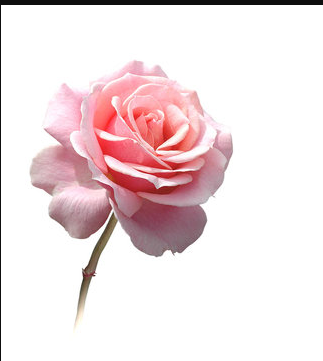
#> input picture Rose1.png, 323 x 361 px
$ jupyter execute intensity_transformation1.ipynb
#> lines starting #> are read from the running program, lines starting #| are printed output that depends on the picture
## Python program for point transformations
**Image negative, log transformations, and power-law transformations.**

[cell 1]
import numpy as np
import matplotlib.pyplot as plt
from matplotlib.image import imread
from pathlib import Path

[cell 2]
# Read and display image
image_path = Path('Rose1.png')
I0 = imread(image_path)
#> I0 is the input picture: shape (361, 323, 4) float32; mean R, G, B, A 0.941, 0.883, 0.89, 1

[cell 3]
# Convert to grayscale and normalize to [0, 1]
import cv2

# mannually convert to grayscale
I = 0.299 * I0[:, :, 0] + 0.587 * I0[:, :, 1] + 0.114 * I0[:, :, 2]
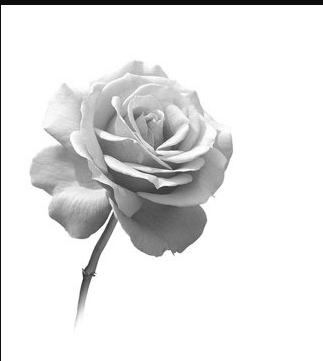
#> I: shape (361, 323) float32; min 0.0549, max 1, mean 0.901

[cell 4]
plt.subplots(1, 2, figsize=(12, 6))
plt.subplot(1, 2, 1)
plt.imshow(I0)
plt.title('Original Image')
plt.axis('off')

plt.subplot(1, 2, 2)
plt.imshow(I, cmap='gray')
plt.title('Grayscale Image')
plt.axis('off')
plt.show()
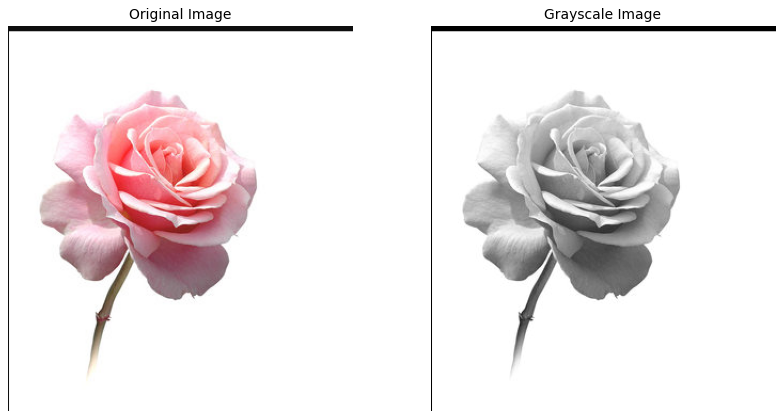
#> figure drawn by matplotlib, 2 panels

[cell 5]
I_neg = 255 - I

plt.subplots(1, 2, figsize=(12, 6))
plt.subplot(1, 2, 1)
plt.imshow(I, cmap='gray')
plt.title('Grayscale Image')
plt.axis('off')

plt.subplot(1, 2, 2)
plt.imshow(I_neg, cmap='gray')
plt.title('Negative Image')
plt.axis('off')
plt.show()
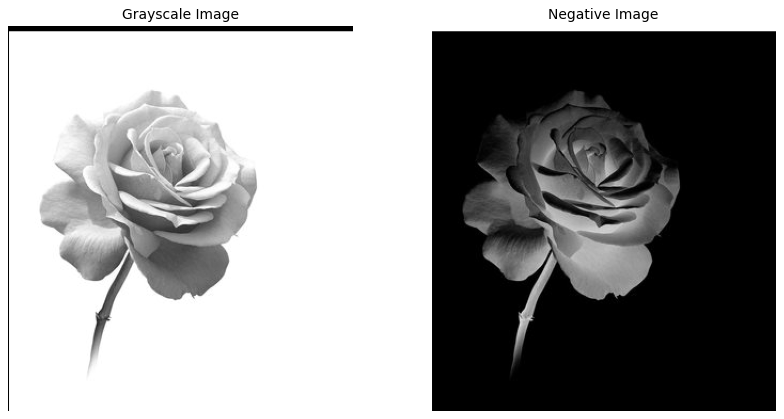
#> figure drawn by matplotlib, 2 panels

[cell 6]
# Log transformation function
c = 0.4  # scaling constant
I_log = c * np.log1p(I)  # log(1 + I)

[cell 7]
plt.subplots(1, 2, figsize=(12, 6))
plt.subplot(1, 2, 1)
plt.imshow(I, cmap='gray')
plt.title('Original Image')
plt.axis('off')

plt.subplot(1, 2, 2)
plt.imshow(np.clip(I_log, 0, 1), cmap='gray')
plt.title('Log Transformed Image')
plt.axis('off')
plt.show()
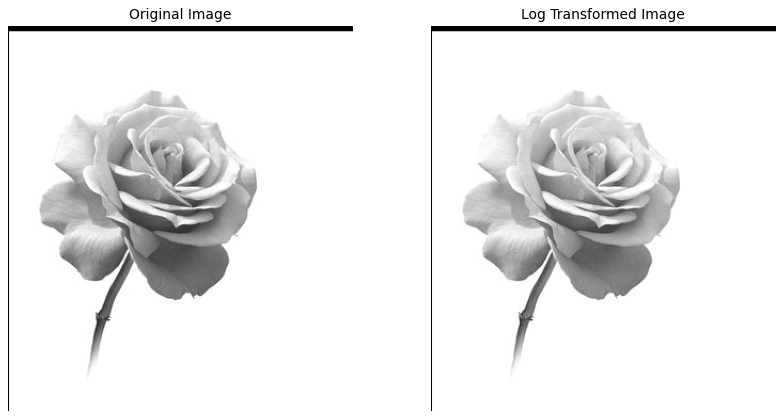
#> figure drawn by matplotlib, 2 panels

[cell 8]
# Gamma transformation function
c = 0.01  # scaling constant
I_gamma = c * np.power(I, 0.5)  # gamma = 0.5
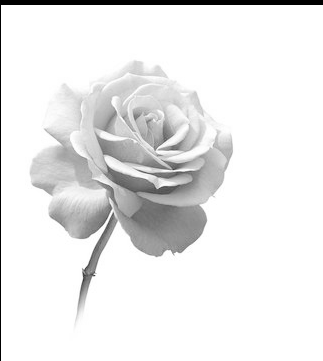
#> I_gamma: shape (361, 323) float32; min 0.00234, max 0.01, mean 0.00939; drawn with min black and max white

[cell 9]
plt.subplots(1, 2, figsize=(12, 6))
plt.subplot(1, 2, 1)
plt.imshow(I, cmap='gray')
plt.title('Original Image')
plt.axis('off')

plt.subplot(1, 2, 2)
plt.imshow(np.clip(I_gamma, 0, 1), cmap='gray')
plt.title('Gamma Transformed Image (factor 1)')
plt.axis('off')

$ run again, with Rose2.png copied over Rose1.png
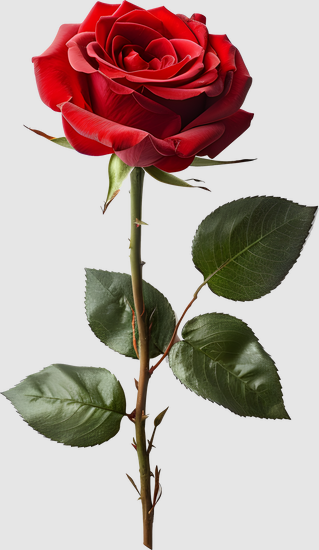
#> input picture Rose2.png, 319 x 550 px
#> I0 is the input picture: shape (550, 319, 4) float32; mean R, G, B, A 0.724, 0.649, 0.628, 1
#> `I_log = c * np.log1p(I)`:
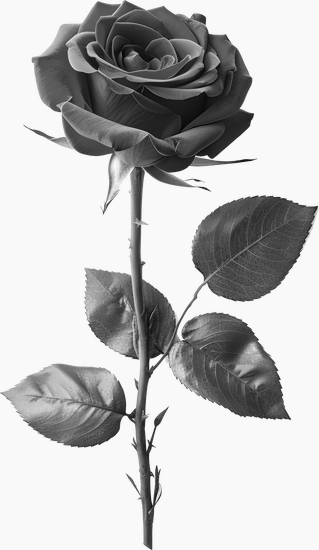
#> I_log: shape (550, 319) float32; min 0, max 0.263, mean 0.197; drawn with min black and max white
#> `I_gamma = c * np.power(I, 0.5)`:
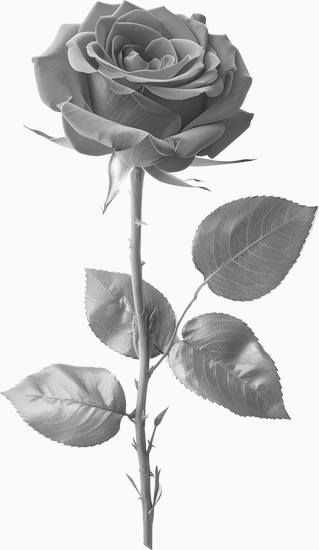
#> I_gamma: shape (550, 319) float32; min 0, max 0.00965, mean 0.00786; drawn with min black and max white
